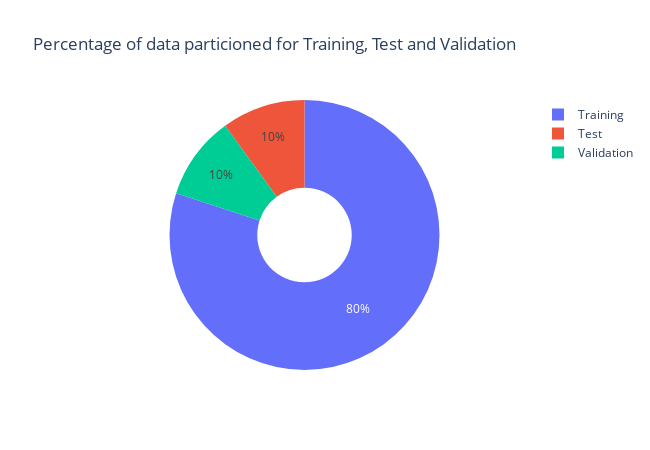

The cell this chart's notebook holds for it:
### Code cell
# Training and testing partitions

# x: independent variables
# y: dependent variables
x,y = df.drop('Label', axis = 1), df['Label']

# We use the 80-20 split. 80 to train, 20 to test.
x_train, x_test, y_train, y_test = train_test_split(x, y, test_size=0.20, random_state=40)
train_data = pd.concat([x_train, y_train], axis=1)

# The testing group is extracted
x_val, x_test, y_val, y_test = train_test_split(x_test, y_test, test_size=0.50, random_state=50)

data_val = pd.concat([x_val, y_val], axis = 1)
data_test = pd.concat([x_test, y_test], axis = 1)

# Comparison between training, test and validation groups
value = np.array([len(train_data), len(data_val), len(data_test)])
tags = ['Training', 'Validation', 'Test']
graph = go.Figure(data = [go.Pie(values = value,
                                 labels = tags,
                                 hole = 0.35)])

graph_title = "Percentage of data particioned for Training, Test and Validation"
graph.update_layout(height = 450, width = 650, title = graph_title)
graph.show()

### Figure 1 — Plotly figure (JSON) as saved in the notebook; plotly's stock layout.template omitted (floating-point values rounded to 4 significant figures)
{"data": [{"hole": 0.35, "labels": ["Training", "Validation", "Test"], "type": "pie", "values": [14435, 1804, 1805]}], "layout": {"height": 450, "title": {"text": "Percentage of data particioned for Training, Test and Validation"}, "width": 650}}
